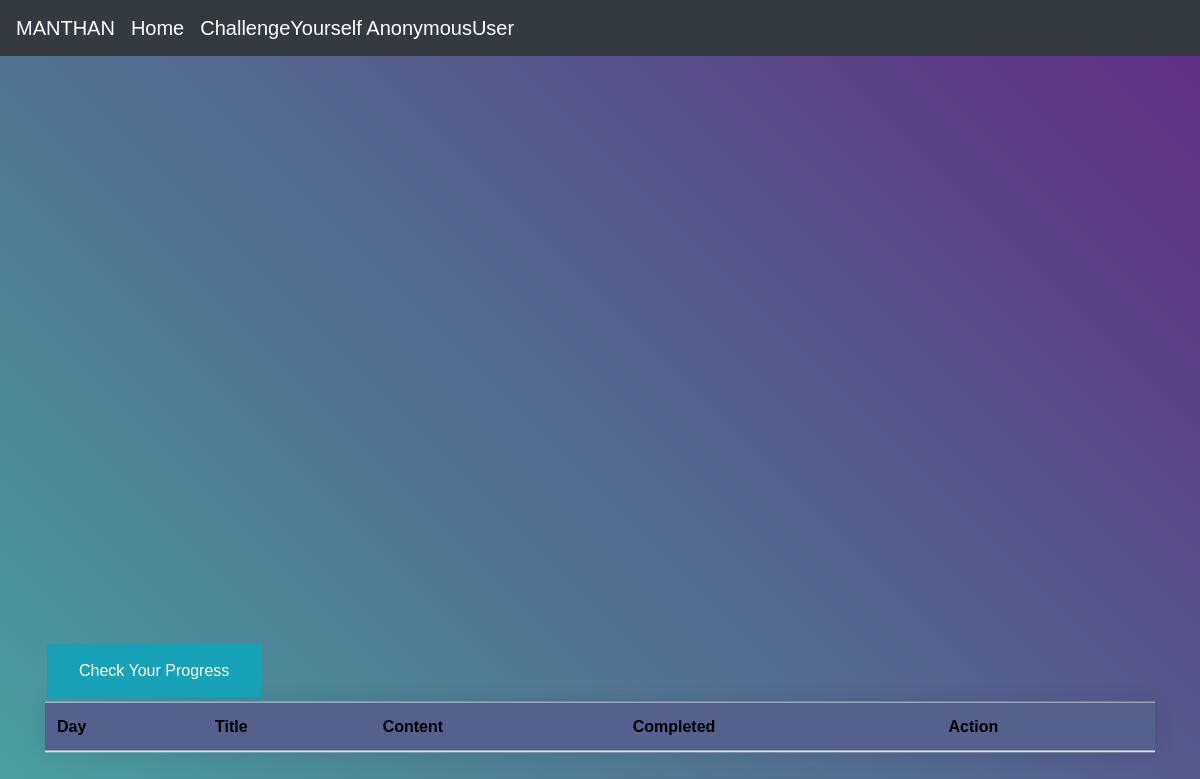
Before: /day_challenge with the older database file.
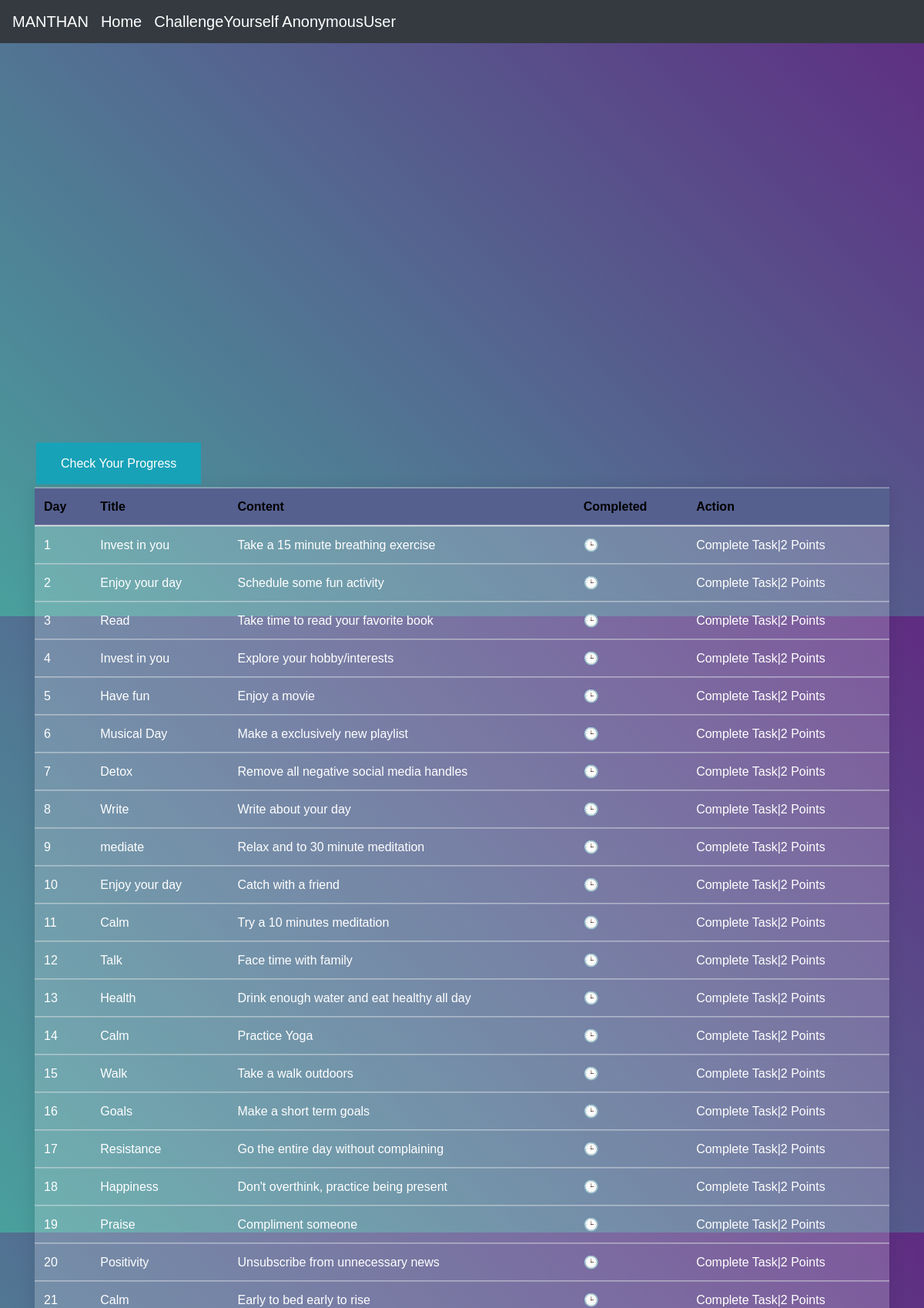
After: the same page with the newer database file.
### task/models.py (models this page shows, shortened)
class Task(models.Model):
    title = models.CharField(max_length=250)
    content = models.TextField(blank=True)
    completed = models.BooleanField(default=False)
    user = models.ForeignKey(User, on_delete=models.CASCADE)

### task/views.py (the view)
# urls.py: path("day_challenge",views.challenge,name="challenge"),
def challenge(request):
    Tasks=Task.objects.all()
    context={'Tasks':Tasks}
    return render(request,'task/day_challenge.html',context)

### task/templates/task/day_challenge.html (shortened to what this page needs)
<!DOCTYPE html>
<html lang="en">
<head>
      <link rel="stylesheet" href="https://stackpath.bootstrapcdn.com/bootstrap/4.2.1/css/bootstrap.min.css">
</head>
<body>
<nav class="navbar navbar-expand-lg navbar-dark bg-dark">
 <a class="navbar-brand" href="#">MANTHAN</a>
  <a class="navbar-brand" href="home">Home</a>
    <a class="navbar-brand" href="#">ChallengeYourself {{request.user}}</a>
</nav>
  <div class="container">
          <a href = '/progress'><button class="button btn-info">Check Your Progress</button></a>
            <table class="table">
              <thead>
                <tr>
                  <th>Day</th>
                  <th>Title</th>
                  <th>Content</th>
                  <th>Completed</th>
                    <th>Action</th>
                </tr>
              </thead>
              <tbody>
              {% for task in Tasks %}
                <tr>
                    <td>{{task.id}}</td>
                    <td>{{task.title}}</td>
                    <td>{{task.content}}</td>
                    <td>
                    {% if task.completed == True%}
                    ✅
                    {%else%}
                    🕒
                    {%endif%}
                  </td>
                  <td>
                      {% if task.completed == True %}
                      <a href="#">Completed</a>
                      {% else %}
                      <a onclick="alert('Day{{task.id}} Completed')" href="/update/{{task.id}}">Complete Task|2 Points</a>
                      {% endif %}
                  </td>
                </tr>
              {% endfor %}
              </tbody>
            </table>
          </div>
</body>
</html>

### task/templates/task/day_challenge.html (style rules this page uses)
html, body { height: 100%; }
body { margin: 0; background: linear-gradient(45deg, #49a09d, #5f2c82); font-family: sans-serif; font-weight: 100; }
.container { position: absolute; margin-top: 300px; top: 50%; left: 50%; transform: translate(-50%, -50%); }
table { width: 800px; border-collapse: collapse; overflow: hidden; box-shadow: 0 0 20px rgba(0,0,0,0.1); }
th, td { padding: 15px; background-color: rgba(255,255,255,0.2); color: #fff; }
a { color:white; }
th { text-align: left; }
.navbar { position: fixed; top: 0; left:0; width: 100%; }
.button { border: none; color: white; padding: 15px 32px; text-align: center; text-decoration: none; display: inline-block; font-size: 16px; margin: 4px 2px; cursor: pointer; }

Changed rows visible on the page:
added Task: id "1", title "Invest in you", content "Take a 15 minute breathing exercise"
added Task: id "2", title "Enjoy your day", content "Schedule some fun activity"
added Task: id "3", title "Read", content "Take time to read your favorite book"
added Task: id "4", title "Invest in you", content "Explore your hobby/interests"
added Task: id "5", title "Have fun", content "Enjoy a movie"
added Task: id "6", title "Musical Day", content "Make a exclusively new playlist"
added Task: id "7", title "Detox", content "Remove all negative social media handles"
added Task: id "8", title "Write", content "Write about your day"
added Task: id "9", title "mediate", content "Relax and to 30 minute meditation"
added Task: id "10", title "Enjoy your day", content "Catch with a friend"
added Task: id "11", title "Calm", content "Try a 10 minutes meditation"
added Task: id "12", title "Talk", content "Face time with family"
added Task: id "13", title "Health", content "Drink enough water and eat healthy all day"
added Task: id "14", title "Calm", content "Practice Yoga"
added Task: id "15", title "Walk", content "Take a walk outdoors"
added Task: id "16", title "Goals", content "Make a short term goals"
added Task: id "17", title "Resistance", content "Go the entire day without complaining"
added Task: id "18", title "Happiness", content "Don't overthink, practice being present"
added Task: id "19", title "Praise", content "Compliment someone"
added Task: id "20", title "Positivity", content "Unsubscribe from unnecessary news"
added Task: id "21", title "Calm", content "Early to bed early to rise"
